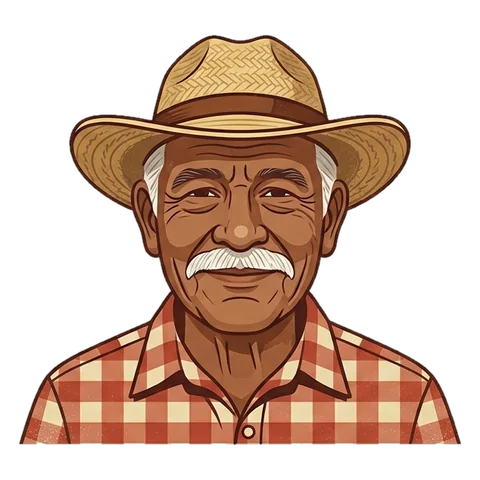
#> input picture src/assets/personajes/beto.webp, 480 x 480 px
$ python -i retrato.py   (imports and definitions only)
#> lines starting #> are read from the running program, lines starting #| are printed output that depends on the picture
#> further down, picture is the input picture: PIL image 480x480 RGBA; mean R, G, B, A 79, 52.5, 37.2, 115.7
#!/usr/bin/env python3
"""
Imagen raster de un personaje o de un plato: quita el fondo plano, recorta y exporta a WebP con alfa.

Uso:  python3 scripts/retrato.py chelo
      python3 scripts/retrato.py lupita --sujeto --abajo 985
      python3 scripts/retrato.py guero --version 2
      python3 scripts/retrato.py tere --recorte 20,140,420,640
      python3 scripts/retrato.py elote --plato
      python3 scripts/retrato.py elote --plato --fuente docs/refs/platos-todos.jpeg --recorte 45,95,318,368
Lee  docs/refs/<id>-v1.png (o .jpeg/.jpg; --version N lee <id>-vN) y escribe src/assets/personajes/<id>.webp (480×480).
--plato usa el perfil de plato: lee docs/refs/plato-<id>-vN.* y escribe src/assets/platos/<id>.webp (256×256, ≤ 30 KB).
Requiere Pillow (pip install pillow). El fondo debe ser un color plano: se rellena desde las
esquinas con tolerancia 28 (aguanta artefactos JPEG) y el alfa se suaviza con desenfoque 0.8.
--sujeto: el fondo es una escena; se recorta la figura con Vision de macOS (scripts/recorta.swift,
necesita Xcode Command Line Tools y macOS 14 o más). --recorte L,T,R,B se queda solo con esa caja
(píxeles de la imagen original): para cuando el modelo pinta varias variantes. --abajo N descarta las
filas desde el píxel N antes de cuadrar (N relativo a la imagen ya recortada por --recorte, si lo hay):
sirve para tirar rótulos pegados al busto. --fuente RUTA toma esa imagen en vez de docs/refs/<id>-vN (una
lámina con varios iconos, con --recorte; --version no aplica). --motas borra las islas menores al 1 % de la
pieza mayor (confeti, motas del papel) tras quitar el fondo plano; no actúa con --sujeto ni con PNG con alfa.
"""
import argparse
import subprocess
import tempfile
from collections import deque
from pathlib import Path

try:
    from PIL import Image, ImageFilter
except ImportError:
    raise SystemExit('Falta Pillow: pip install pillow')

ROOT = Path(__file__).resolve().parents[1]

TOL = 28
QUALITY = 85
# Lado del WebP, margen alrededor de la figura, peso máximo, carpeta destino y prefijo del archivo de referencia.
PERFILES = {
    'personaje': dict(size=480, margin=0.04, max_kb=80, carpeta='personajes', prefijo=''),
    'plato': dict(size=256, margin=0.02, max_kb=30, carpeta='platos', prefijo='plato-'),
}


def quitar_fondo(im: Image.Image, motas: bool = False) -> Image.Image:
#> called with motas = False
    w, h = im.size
#> w = 480; h = 480
    px = im.load()
    bg = px[2, 2]
#> bg = (0, 0, 0, 0)

    def es_fondo(c):
        return all(abs(c[i] - bg[i]) <= TOL for i in range(3))

    mask = Image.new('L', (w, h), 255)
#> mask: PIL image 480x480 L; every value is 255
    mp = mask.load()
    seen = bytearray(w * h)
    q = deque()
    for x, y in [(0, 0), (w - 1, 0), (0, h - 1), (w - 1, h - 1), (w // 2, 0), (0, h // 2), (w - 1, h // 2)]:
        if es_fondo(px[x, y]):
            q.append((x, y))
            seen[y * w + x] = 1
    while q:
        x, y = q.popleft()
        mp[x, y] = 0
        for nx, ny in ((x + 1, y), (x - 1, y), (x, y + 1), (x, y - 1)):
            if 0 <= nx < w and 0 <= ny < h and not seen[ny * w + nx] and es_fondo(px[nx, ny]):
                seen[ny * w + nx] = 1
                q.append((nx, ny))
#> this loop made 115723 passes
#> (x, y) on passes 1 to 3: (0, 0), (479, 0), (0, 479)
    if motas:
        quitar_motas(mask)
    mask = mask.filter(ImageFilter.GaussianBlur(0.8))
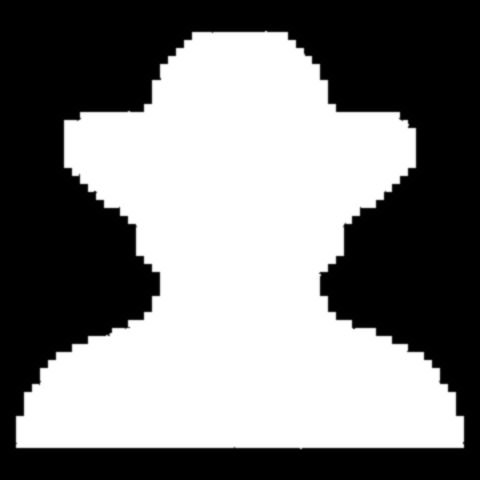
#> mask: PIL image 480x480 L; min 0, max 255, mean 126.9
    out = im.convert('RGBA')
    out.putalpha(mask)
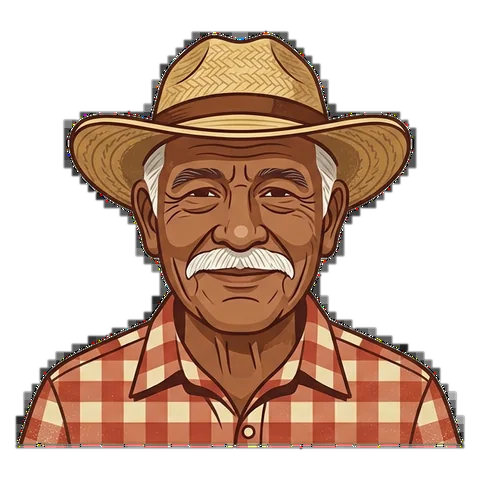
#> out: PIL image 480x480 RGBA; mean R, G, B, A 79, 52.5, 37.2, 126.9; transparent parts drawn white
    return out


MOTA = 0.01  # fracción del área de la pieza mayor por debajo de la cual una isla es mota


# [112 lines left out: functions quitar_motas, cuadrar, recortar_sujeto, caja, main, not called in this run]


# [2 lines not run here, left out]

>>> from PIL import Image
>>> picture = Image.open('../src/assets/personajes/beto.webp')
>>> result = quitar_fondo(picture)
